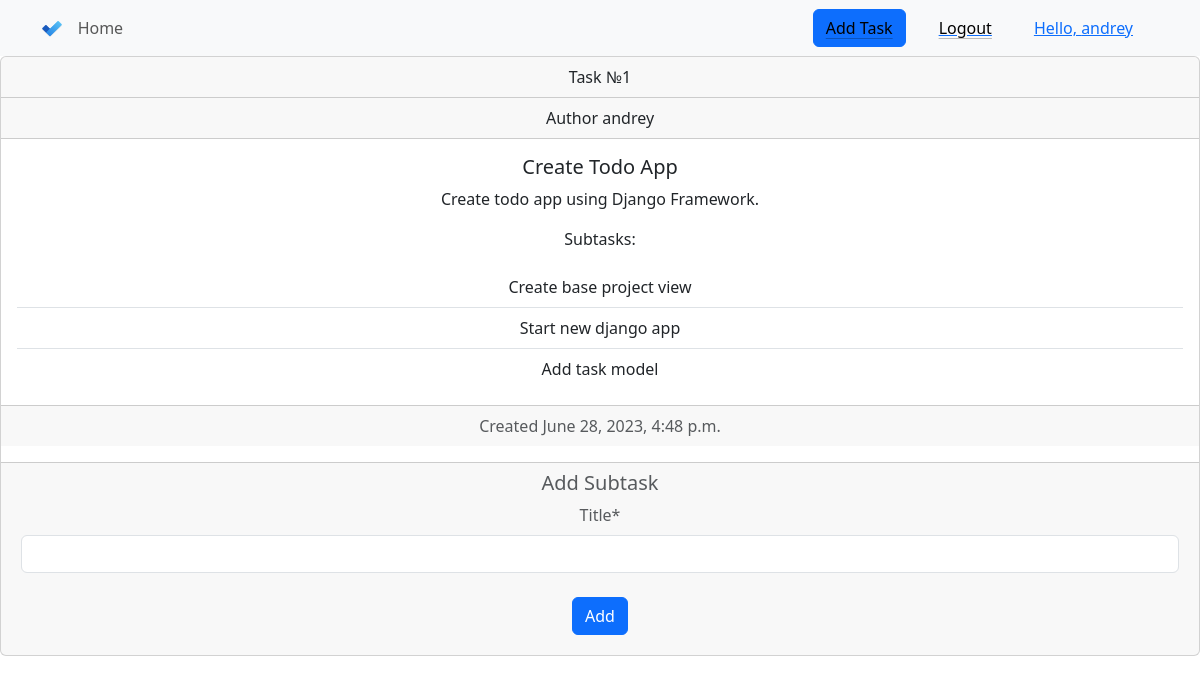
Page /task/1/detail/ (signed in) on the committed database.
### todo/models.py (models this page shows, shortened)
class Task(models.Model):
    author = models.ForeignKey(settings.AUTH_USER_MODEL, on_delete=models.CASCADE)
    title = models.CharField(max_length=200)
    text = models.TextField()
    created_date = models.DateTimeField(default=timezone.now)
    is_done = models.BooleanField(default=False)
    is_canceled = models.BooleanField(default=False)
    categ = models.ForeignKey('Category', on_delete=models.CASCADE, null=True)

class Subtask(models.Model):
    task = models.ForeignKey('Task', on_delete=models.CASCADE, null=True)
    title = models.CharField(max_length=200, null=True)
    created_date = models.DateTimeField(default=timezone.now)
    is_done = models.BooleanField(default=False)
    is_canceled = models.BooleanField(default=False)
    def __str__(self):
        return self.title

### todo/views.py (the view)
# urls.py: path('task/<int:pk>/detail/', views.task_detail, name='task_detail'),
def task_detail(request, pk):
    task = get_object_or_404(Task, pk=pk)
    subtask_list = task.subtask_set.all()
    print(subtask_list)
    if request.method == "POST":
        form = CreateSubtaskForm(request.POST)
        if form.is_valid():
            subtask = form.save(commit=False)
            subtask.task = task
            subtask.save()
            return redirect('task_detail', pk=pk)
        else:
            messages.error(request, 'Error saving form')
    else:
        form = CreateSubtaskForm()
    return render(request, 'todo/task_detail.html', {'task': task, 'form': form, 'subtask_list': subtask_list})

### todo/forms.py
class CreateSubtaskForm(forms.ModelForm):
    class Meta:
        model = Subtask
        fields = {'title'}
        widgets = {
            'title': TextInput(attrs={'class': 'form-control'})
        }

### todo/templates/todo/task_detail.html (shortened to what this page needs)
{% extends 'todo/base.html' %}
{% block content %}
    {% load crispy_forms_tags %}
    <div class="card text-center">
  <div class="card-header">
    Task №{{ task.pk }}
  </div>
        <div class="card-header">
    Author {{ task.author }}
  </div>
  <div class="card-body">
    <h5 class="card-title">{{ task.title}}</h5>
    <p class="card-text">{{ task.text }}</p>
      {% if subtask_list|length > 0 %}
      <p class="card-text">Subtasks:</p>
        <ul class="list-group list-group-flush">
        {% for s in subtask_list %}
        <li class="list-group-item">{{ s.title }}</li>
        {% endfor %}
        </ul>
          {% else %}
          <p class="card-text">No subtasks added.</p>
      {% endif %}
  </div>
  <div class="card-footer text-body-secondary">
    <p class="card-text">Created {{ task.created_date }}</p>
  </div>
    <div class="card-footer text-body-secondary mt-3">
        <h5 class="card-title">Add Subtask</h5>
        <form method="POST" class="m-1">
            {{ form|crispy }}
                <button type="submit" class="btn btn-primary m-2">Add</button>
        </form>
    </div>
</div>
{% endblock %}

### todo/templates/todo/base.html (shortened to what this page needs)
{% load static %}
<!doctype html>
<html lang="en">
<head>
    <link href="https://cdn.jsdelivr.net/npm/bootstrap@5.3.0/dist/css/bootstrap.min.css" rel="stylesheet">
</head>
<body>
<header>
<nav class="navbar navbar-expand-lg navbar-light bg-light">
  <div class="container">
    <a class="navbar-brand me-2" href="{% url 'homepage' %}">
      <img
        src="{% static 'todo/images/todo_icon.png' %}"
        height="16"
        alt="MDB Logo"
        loading="lazy"
        style="margin-top: -1px;"
      />
    </a>
    <div class="collapse navbar-collapse" id="navbarButtonsExample">
      <ul class="navbar-nav me-auto mb-2 mb-lg-0">
        <li class="nav-item">
          <a class="nav-link" href="{% url 'homepage' %}">Home</a>
        </li>
      </ul>
      <div class="d-flex align-items-center">
      {% if user.is_authenticated %}
          <button type="button" class="btn btn-primary me-3">
            <a class='link-body-emphasis link-offset-2 link-underline-opacity-25 link-underline-opacity-75-hover' href="{% url 'create_task' %}">Add Task</a>
        </button>
      <button type="button" class="btn btn-link px-3 me-2">
          <a class='link-body-emphasis link-offset-2 link-underline-opacity-25 link-underline-opacity-75-hover' href="{% url 'logout' %}">Logout</a>
        </button>
          <button type="button" class="btn btn-link px-3 me-2">
          Hello, {{ user.get_username }}
        </button>
          {% endif %}
      </div>
    </div>
  </div>
</nav>
{% block content %}
{% endblock %}
</body>
</html>

### rows in the picture
Task: pk "1", author "andrey", title "Create Todo App", text "Create todo app using Django Framework.", created_date "June 28, 2023, 4:48 p.m."
Subtask: title "Create base project view"
Subtask: title "Start new django app"
Subtask: title "Add task model"

### other values in the picture
{{ user.get_username }} "andrey"
